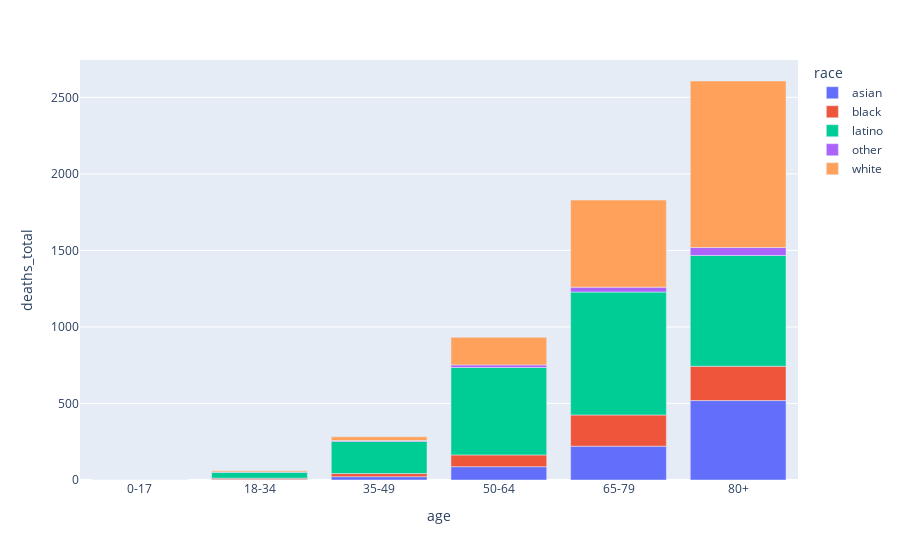

Source (notebook cell):
### Code cell
# get rid of "18+" and "all"
latimes_single_day_age = latimes.query("date==@lastdate and age in ('0-17','18-34','35-49','50-64','65-79','80+')")

fig = px.bar(latimes_single_day_age,
           x="age",
           y="deaths_total",
            color="race")
             
# # ,
# #             color="race",
# #             barmode="group"
# # fig.update_xaxes(rangeslider_visible=True)
fig.show()

### Figure 1 — Plotly figure (JSON) as saved in the notebook; plotly's stock layout.template omitted (floating-point values rounded to 4 significant figures)
{"data": [{"alignmentgroup": "True", "hovertemplate": "race=asian<br>age=%{x}<br>deaths_total=%{y}<extra></extra>", "legendgroup": "asian", "marker": {"color": "#636efa"}, "name": "asian", "offsetgroup": "asian", "orientation": "v", "showlegend": true, "textposition": "auto", "type": "bar", "x": ["0-17", "18-34", "35-49", "50-64", "65-79", "80+"], "xaxis": "x", "y": [0, 4, 22, 87, 221, 519], "yaxis": "y"}, {"alignmentgroup": "True", "hovertemplate": "race=black<br>age=%{x}<br>deaths_total=%{y}<extra></extra>", "legendgroup": "black", "marker": {"color": "#EF553B"}, "name": "black", "offsetgroup": "black", "orientation": "v", "showlegend": true, "textposition": "auto", "type": "bar", "x": ["0-17", "18-34", "35-49", "50-64", "65-79", "80+"], "xaxis": "x", "y": [0, 8, 20, 77, 204, 224], "yaxis": "y"}, {"alignmentgroup": "True", "hovertemplate": "race=latino<br>age=%{x}<br>deaths_total=%{y}<extra></extra>", "legendgroup": "latino", "marker": {"color": "#00cc96"}, "name": "latino", "offsetgroup": "latino", "orientation": "v", "showlegend": true, "textposition": "auto", "type": "bar", "x": ["0-17", "18-34", "35-49", "50-64", "65-79", "80+"], "xaxis": "x", "y": [0, 39, 210, 571, 803, 724], "yaxis": "y"}, {"alignmentgroup": "True", "hovertemplate": "race=other<br>age=%{x}<br>deaths_total=%{y}<extra></extra>", "legendgroup": "other", "marker": {"color": "#ab63fa"}, "name": "other", "offsetgroup": "other", "orientation": "v", "showlegend": true, "textposition": "auto", "type": "bar", "x": ["0-17", "18-34", "35-49", "50-64", "65-79", "80+"], "xaxis": "x", "y": [0, 2, 6, 17, 32, 52], "yaxis": "y"}, {"alignmentgroup": "True", "hovertemplate": "race=white<br>age=%{x}<br>deaths_total=%{y}<extra></extra>", "legendgroup": "white", "marker": {"color": "#FFA15A"}, "name": "white", "offsetgroup": "white", "orientation": "v", "showlegend": true, "textposition": "auto", "type": "bar", "x": ["0-17", "18-34", "35-49", "50-64", "65-79", "80+"], "xaxis": "x", "y": [0, 7, 24, 180, 569, 1088], "yaxis": "y"}], "layout": {"autosize": true, "barmode": "relative", "legend": {"title": {"text": "race"}, "tracegroupgap": 0}, "margin": {"t": 60}, "xaxis": {"anchor": "y", "autorange": true, "domain": [0, 1], "range": [-0.5, 5.5], "title": {"text": "age"}, "type": "category"}, "yaxis": {"anchor": "x", "autorange": true, "domain": [0, 1], "range": [0, 2744.0], "title": {"text": "deaths_total"}, "type": "linear"}}}
